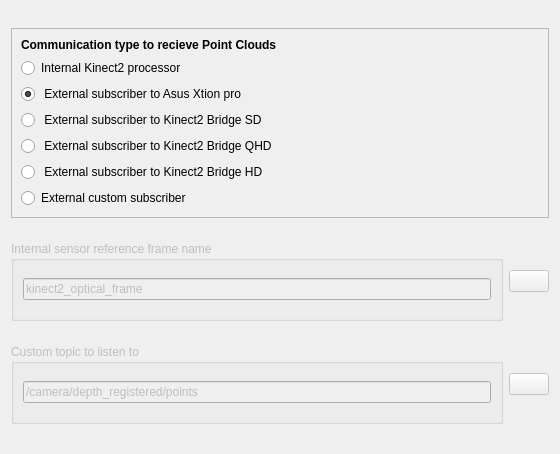
      <widget class="QWidget" name="SensorTab">
       <property name="geometry">
        <rect>
         <x>0</x>
         <y>0</y>
         <width>560</width>
         <height>454</height>
        </rect>
       </property>
       <attribute name="label">
        <string>Point Cloud Acquisition</string>
       </attribute>
       <layout class="QGridLayout" name="gridLayout_5">
        <item row="0" column="0" colspan="2">
         <widget class="QFrame" name="TypeF">
          <property name="sizePolicy">
           <sizepolicy hsizetype="Expanding" vsizetype="Fixed">
            <horstretch>0</horstretch>
            <verstretch>0</verstretch>
           </sizepolicy>
          </property>
          <property name="minimumSize">
           <size>
            <width>360</width>
            <height>80</height>
           </size>
          </property>
          <property name="toolTip">
           <string>Chose the method to recieve point clouds.</string>
          </property>
          <property name="frameShape">
           <enum>QFrame::StyledPanel</enum>
          </property>
          <property name="frameShadow">
           <enum>QFrame::Raised</enum>
          </property>
          <layout class="QGridLayout" name="gridLayout_4">
           <item row="0" column="0">
            <widget class="QLabel" name="SensorL">
             <property name="sizePolicy">
              <sizepolicy hsizetype="Expanding" vsizetype="Preferred">
               <horstretch>0</horstretch>
               <verstretch>0</verstretch>
              </sizepolicy>
             </property>
             <property name="font">
              <font>
               <weight>75</weight>
               <bold>true</bold>
              </font>
             </property>
             <property name="text">
              <string>Communication type to recieve Point Clouds</string>
             </property>
            </widget>
           </item>
           <item row="1" column="0">
            <widget class="QRadioButton" name="Internal">
             <property name="sizePolicy">
              <sizepolicy hsizetype="MinimumExpanding" vsizetype="Fixed">
               <horstretch>0</horstretch>
               <verstretch>0</verstretch>
              </sizepolicy>
             </property>
             <property name="focusPolicy">
              <enum>Qt::ClickFocus</enum>
             </property>
             <property name="text">
              <string>Internal Kinect2 processor</string>
             </property>
            </widget>
           </item>
           <item row="2" column="0">
            <widget class="QRadioButton" name="Asus">
             <property name="focusPolicy">
              <enum>Qt::ClickFocus</enum>
             </property>
             <property name="text">
              <string> External subscriber to Asus Xtion pro</string>
             </property>
             <property name="checked">
              <bool>true</bool>
             </property>
            </widget>
           </item>
           <item row="3" column="0">
            <widget class="QRadioButton" name="Kinect2SD">
             <property name="focusPolicy">
              <enum>Qt::ClickFocus</enum>
             </property>
             <property name="text">
              <string> External subscriber to Kinect2 Bridge SD</string>
             </property>
             <property name="checked">
              <bool>false</bool>
             </property>
            </widget>
           </item>
           <item row="4" column="0">
            <widget class="QRadioButton" name="Kinect2QHD">
             <property name="focusPolicy">
              <enum>Qt::ClickFocus</enum>
             </property>
             <property name="text">
              <string> External subscriber to Kinect2 Bridge QHD</string>
             </property>
             <property name="checked">
              <bool>false</bool>
             </property>
            </widget>
           </item>
           <item row="5" column="0">
            <widget class="QRadioButton" name="Kinect2HD">
             <property name="focusPolicy">
              <enum>Qt::ClickFocus</enum>
             </property>
             <property name="text">
              <string> External subscriber to Kinect2 Bridge HD</string>
             </property>
             <property name="checked">
              <bool>false</bool>
             </property>
            </widget>
           </item>
           <item row="6" column="0">
            <widget class="QRadioButton" name="External">
             <property name="focusPolicy">
              <enum>Qt::ClickFocus</enum>
             </property>
             <property name="text">
              <string>External custom subscriber</string>
             </property>
             <property name="checked">
              <bool>false</bool>
             </property>
            </widget>
           </item>
          </layout>
         </widget>
        </item>
        <item row="1" column="0">
         <widget class="QGroupBox" name="NameG">
          <property name="enabled">
           <bool>false</bool>
          </property>
          <property name="sizePolicy">
           <sizepolicy hsizetype="Expanding" vsizetype="Fixed">
            <horstretch>0</horstretch>
            <verstretch>0</verstretch>
           </sizepolicy>
          </property>
          <property name="minimumSize">
           <size>
            <width>270</width>
            <height>80</height>
           </size>
          </property>
          <property name="title">
           <string>Internal sensor reference frame name</string>
          </property>
          <layout class="QVBoxLayout" name="verticalLayout_9">
           <item>
            <widget class="QLineEdit" name="Name">
             <property name="sizePolicy">
              <sizepolicy hsizetype="Expanding" vsizetype="Fixed">
               <horstretch>0</horstretch>
               <verstretch>0</verstretch>
              </sizepolicy>
             </property>
             <property name="text">
              <string>kinect2_optical_frame</string>
             </property>
            </widget>
           </item>
          </layout>
         </widget>
        </item>
        <item row="1" column="1">
         <widget class="QPushButton" name="RefreshN">
          <property name="enabled">
           <bool>false</bool>
          </property>
          <property name="sizePolicy">
           <sizepolicy hsizetype="Fixed" vsizetype="Fixed">
            <horstretch>0</horstretch>
            <verstretch>0</verstretch>
           </sizepolicy>
          </property>
          <property name="toolTip">
           <string>Update the internal processor reference name. I.e. the reference frame into which created point clouds are referenced. It also change the relative TF transform.</string>
          </property>
          <property name="text">
           <string notr="true"/>
          </property>
          <property name="icon">
           <iconset resource="../../../resources/resources.qrc">
            <normaloff>:/icons/refresh.png</normaloff>:/icons/refresh.png</iconset>
          </property>
          <property name="iconSize">
           <size>
            <width>32</width>
            <height>32</height>
           </size>
          </property>
          <property name="flat">
           <bool>false</bool>
          </property>
         </widget>
        </item>
        <item row="2" column="0">
         <widget class="QGroupBox" name="TopicG">
          <property name="enabled">
           <bool>false</bool>
          </property>
          <property name="sizePolicy">
           <sizepolicy hsizetype="Expanding" vsizetype="Fixed">
            <horstretch>0</horstretch>
            <verstretch>0</verstretch>
           </sizepolicy>
          </property>
          <property name="minimumSize">
           <size>
            <width>391</width>
            <height>80</height>
           </size>
          </property>
          <property name="title">
           <string>Custom topic to listen to</string>
          </property>
          <layout class="QVBoxLayout" name="verticalLayout_10">
           <item>
            <widget class="QLineEdit" name="Topic">
             <property name="text">
              <string>/camera/depth_registered/points</string>
             </property>
            </widget>
           </item>
          </layout>
         </widget>
        </item>
        <item row="2" column="1">
         <widget class="QPushButton" name="RefreshT">
          <property name="enabled">
           <bool>false</bool>
          </property>
          <property name="sizePolicy">
           <sizepolicy hsizetype="Fixed" vsizetype="Fixed">
            <horstretch>0</horstretch>
            <verstretch>0</verstretch>
           </sizepolicy>
          </property>
          <property name="toolTip">
           <string>Update the topic to listen to. No existance check is performed.</string>
          </property>
          <property name="text">
           <string notr="true"/>
          </property>
          <property name="icon">
           <iconset resource="../../../resources/resources.qrc">
            <normaloff>:/icons/refresh.png</normaloff>:/icons/refresh.png</iconset>
          </property>
          <property name="iconSize">
           <size>
            <width>32</width>
            <height>32</height>
           </size>
          </property>
          <property name="flat">
           <bool>false</bool>
          </property>
         </widget>
        </item>
       </layout>
      </widget>
